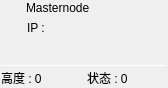
<?xml version="1.0" encoding="UTF-8"?>
<ui version="4.0">
 <class>MasternodePanel</class>
 <widget class="QWidget" name="MasternodePanel">
  <property name="geometry">
   <rect>
    <x>0</x>
    <y>0</y>
    <width>168</width>
    <height>88</height>
   </rect>
  </property>
  <property name="windowTitle">
   <string>Form</string>
  </property>
  <layout class="QVBoxLayout" name="verticalLayout">
   <property name="spacing">
    <number>0</number>
   </property>
   <property name="leftMargin">
    <number>1</number>
   </property>
   <property name="topMargin">
    <number>1</number>
   </property>
   <property name="rightMargin">
    <number>1</number>
   </property>
   <property name="bottomMargin">
    <number>1</number>
   </property>
   <item>
    <widget class="QFrame" name="gboxDeviceTitle">
     <layout class="QHBoxLayout" name="horizontalLayout_7">
      <property name="spacing">
       <number>5</number>
      </property>
      <property name="leftMargin">
       <number>0</number>
      </property>
      <property name="topMargin">
       <number>0</number>
      </property>
      <property name="rightMargin">
       <number>0</number>
      </property>
      <property name="bottomMargin">
       <number>0</number>
      </property>
      <item>
       <widget class="QLabel" name="labDevice">
        <property name="maximumSize">
         <size>
          <width>20</width>
          <height>16777215</height>
         </size>
        </property>
        <property name="text">
         <string/>
        </property>
        <property name="alignment">
         <set>Qt::AlignCenter</set>
        </property>
       </widget>
      </item>
      <item>
       <widget class="QLabel" name="labDeviceName">
        <property name="text">
         <string>Masternode</string>
        </property>
        <property name="scaledContents">
         <bool>false</bool>
        </property>
       </widget>
      </item>
     </layout>
    </widget>
   </item>
   <item>
    <widget class="QFrame" name="gboxDevicePanel">
     <property name="sizePolicy">
      <sizepolicy hsizetype="Preferred" vsizetype="Expanding">
       <horstretch>0</horstretch>
       <verstretch>0</verstretch>
      </sizepolicy>
     </property>
     <property name="minimumSize">
      <size>
       <width>150</width>
       <height>0</height>
      </size>
     </property>
     <layout class="QGridLayout" name="gridLayout_6">
      <property name="leftMargin">
       <number>0</number>
      </property>
      <property name="topMargin">
       <number>1</number>
      </property>
      <property name="rightMargin">
       <number>0</number>
      </property>
      <property name="bottomMargin">
       <number>0</number>
      </property>
      <property name="horizontalSpacing">
       <number>6</number>
      </property>
      <property name="verticalSpacing">
       <number>3</number>
      </property>
      <item row="0" column="0" colspan="2">
       <layout class="QGridLayout" name="gridLayout">
        <property name="horizontalSpacing">
         <number>6</number>
        </property>
        <item row="1" column="1">
         <widget class="QLabel" name="labCurrentDamp">
          <property name="sizePolicy">
           <sizepolicy hsizetype="Preferred" vsizetype="Expanding">
            <horstretch>0</horstretch>
            <verstretch>0</verstretch>
           </sizepolicy>
          </property>
          <property name="text">
           <string/>
          </property>
         </widget>
        </item>
        <item row="0" column="1">
         <widget class="QLabel" name="labCurrentTemp">
          <property name="sizePolicy">
           <sizepolicy hsizetype="Preferred" vsizetype="Expanding">
            <horstretch>0</horstretch>
            <verstretch>0</verstretch>
           </sizepolicy>
          </property>
          <property name="text">
           <string>IP :</string>
          </property>
         </widget>
        </item>
        <item row="0" column="0">
         <widget class="QLabel" name="labTemp">
          <property name="maximumSize">
           <size>
            <width>20</width>
            <height>16777215</height>
           </size>
          </property>
          <property name="text">
           <string/>
          </property>
          <property name="alignment">
           <set>Qt::AlignCenter</set>
          </property>
         </widget>
        </item>
        <item row="1" column="0">
         <widget class="QLabel" name="labDamp">
          <property name="maximumSize">
           <size>
            <width>20</width>
            <height>16777215</height>
           </size>
          </property>
          <property name="text">
           <string/>
          </property>
          <property name="alignment">
           <set>Qt::AlignCenter</set>
          </property>
         </widget>
        </item>
       </layout>
      </item>
      <item row="2" column="1">
       <widget class="QLabel" name="labCountNoRead">
        <property name="sizePolicy">
         <sizepolicy hsizetype="Preferred" vsizetype="Fixed">
          <horstretch>0</horstretch>
          <verstretch>0</verstretch>
         </sizepolicy>
        </property>
        <property name="text">
         <string>状态 : 0</string>
        </property>
       </widget>
      </item>
      <item row="2" column="0">
       <widget class="QLabel" name="labCountAll">
        <property name="sizePolicy">
         <sizepolicy hsizetype="Preferred" vsizetype="Fixed">
          <horstretch>0</horstretch>
          <verstretch>0</verstretch>
         </sizepolicy>
        </property>
        <property name="text">
         <string>高度 : 0</string>
        </property>
       </widget>
      </item>
      <item row="1" column="0" colspan="2">
       <widget class="Line" name="line">
        <property name="maximumSize">
         <size>
          <width>16777215</width>
          <height>1</height>
         </size>
        </property>
        <property name="orientation">
         <enum>Qt::Horizontal</enum>
        </property>
       </widget>
      </item>
     </layout>
    </widget>
   </item>
  </layout>
 </widget>
 <resources/>
 <connections/>
</ui>
